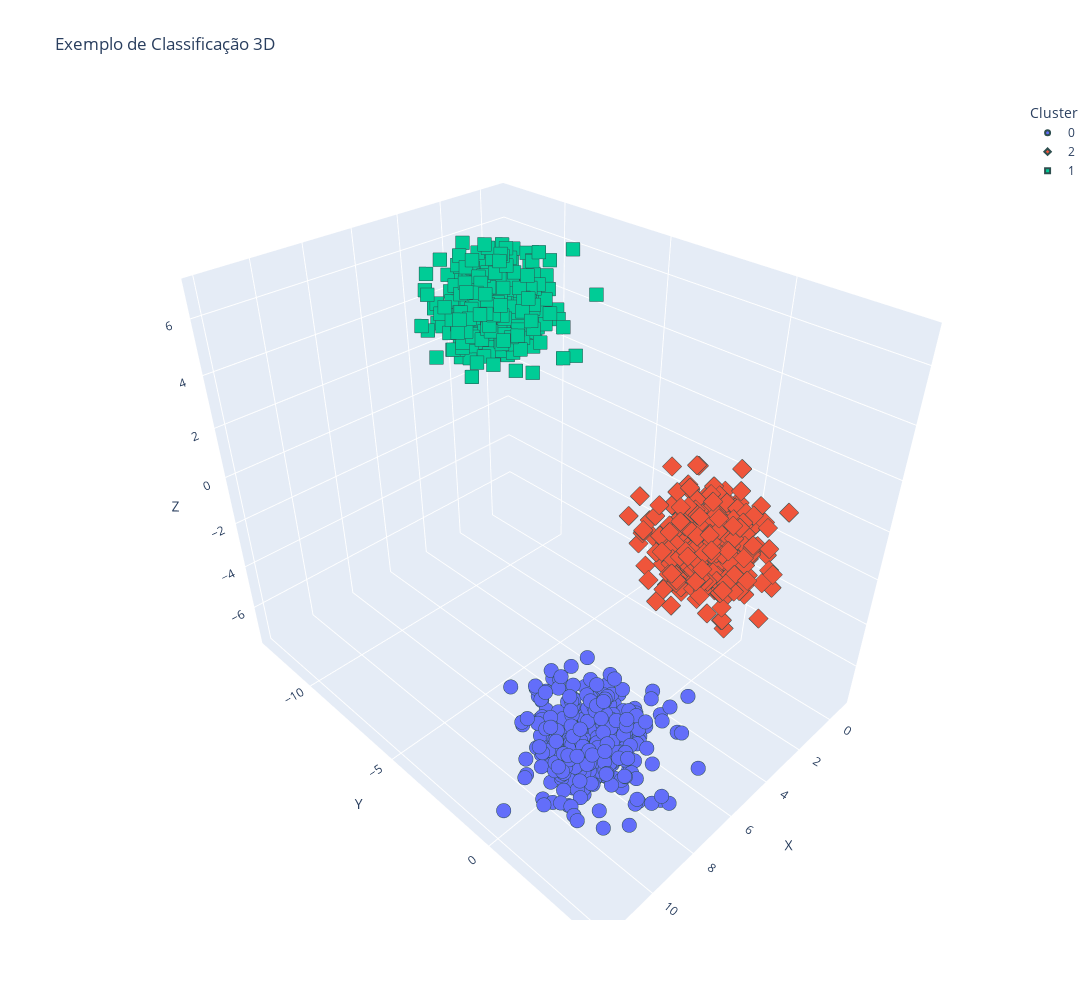

Here is the notebook cell this chart was saved with:
### Code cell
fig = px.scatter_3d(df, x = 'X', y ='Y', z = 'Z', color = 'Cluster', symbol = 'Cluster',width = 1200, height = 1000, title='Exemplo de Classificação 3D')
fig.update_traces(marker=dict(size=5,line=dict(width=2,color='DarkSlateGrey')),selector=dict(mode='markers'))
fig.show()

### Figure 1 — Plotly figure (JSON) as saved in the notebook; plotly's stock layout.template omitted (floating-point values rounded to 4 significant figures; data arrays with more than 128 entries replaced by an {"elided": "..."} marker saying what was removed)
{"data": [{"hovertemplate": "Cluster=0<br>X=%{x}<br>Y=%{y}<br>Z=%{z}<extra></extra>", "legendgroup": "0", "marker": {"color": "#636efa", "line": {"color": "DarkSlateGrey", "width": 2}, "size": 5, "symbol": "circle"}, "mode": "markers", "name": "0", "scene": "scene", "showlegend": true, "type": "scatter3d", "x": {"elided": "334 float values"}, "y": {"elided": "334 float values"}, "z": {"elided": "334 float values"}}, {"hovertemplate": "Cluster=2<br>X=%{x}<br>Y=%{y}<br>Z=%{z}<extra></extra>", "legendgroup": "2", "marker": {"color": "#EF553B", "line": {"color": "DarkSlateGrey", "width": 2}, "size": 5, "symbol": "diamond"}, "mode": "markers", "name": "2", "scene": "scene", "showlegend": true, "type": "scatter3d", "x": {"elided": "333 float values"}, "y": {"elided": "333 float values"}, "z": {"elided": "333 float values"}}, {"hovertemplate": "Cluster=1<br>X=%{x}<br>Y=%{y}<br>Z=%{z}<extra></extra>", "legendgroup": "1", "marker": {"color": "#00cc96", "line": {"color": "DarkSlateGrey", "width": 2}, "size": 5, "symbol": "square"}, "mode": "markers", "name": "1", "scene": "scene", "showlegend": true, "type": "scatter3d", "x": {"elided": "333 float values"}, "y": {"elided": "333 float values"}, "z": {"elided": "333 float values"}}], "layout": {"height": 1000, "legend": {"title": {"text": "Cluster"}, "tracegroupgap": 0}, "scene": {"domain": {"x": [0, 1], "y": [0, 1]}, "xaxis": {"title": {"text": "X"}}, "yaxis": {"title": {"text": "Y"}}, "zaxis": {"title": {"text": "Z"}}}, "title": {"text": "Exemplo de Classificação 3D"}, "width": 1200}}
